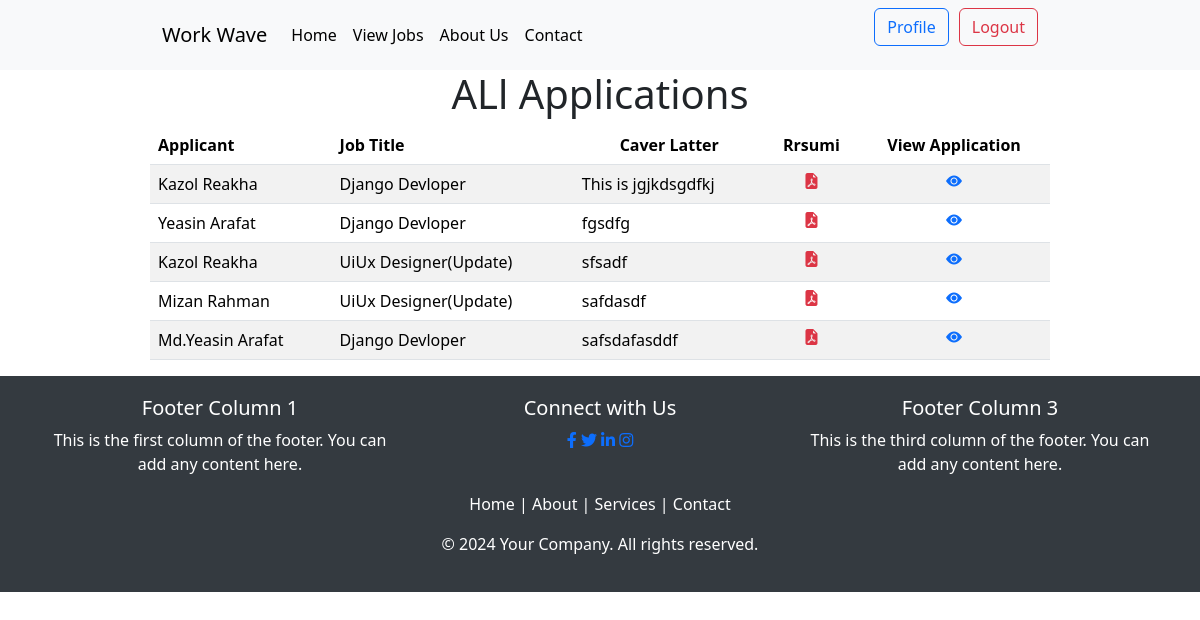
The page /accounts/applications (signed in) on the database its author committed.
### jobs/models.py (models this page shows, shortened)
class jobApplicationModel(models.Model):
    applicant = models.ForeignKey(User, on_delete=models.CASCADE)
    job_circular = models.ForeignKey(jobCircularModel, on_delete=models.CASCADE, )
    cover_letter = models.TextField(default=None)
    resume = models.FileField(upload_to="jobs/resume/", default=None)
    class Meta:
        verbose_name_plural = "Job Applications"

class jobCircularModel(models.Model):
    publisher = models.ForeignKey(User, on_delete=models.CASCADE)
    job_title = models.CharField(max_length=100)
    description = models.TextField()
    requirements = models.CharField(max_length=200)
    location = models.CharField(max_length=100)
    company_name = models.CharField(max_length=100)
    post_date = models.DateTimeField(auto_now_add=True)
    last_date = models.DateTimeField(auto_now_add=False)
    vacancy = models.IntegerField()
    salary = models.IntegerField()
    job_category = models.ManyToManyField(jobCategoryModel)
    class Meta:
        verbose_name_plural = "Job Circular"

### userProfile/views.py (the view)
# urls.py: path('applications',viewApplication, name="applications"),
@login_required
def viewApplication(request):
    all_applications = jobApplicationModel.objects.all()
    return render(request, "all_applications.html", {"all_applications":all_applications})

### userProfile/templates/all_applications.html
<link href="https://cdn.jsdelivr.net/npm/bootstrap-icons@1.8.1/font/bootstrap-icons.css" rel="stylesheet">
{% extends "base.html" %}
{% load static %}
{% block content %}
<div class="w-75 m-auto">
    <h1 class='text-center'>ALl Applications</h1>
    <table class="table table-striped">
        <thead>
            <tr>
                <th>Applicant</th>
                <th>Job Title</th>
                <th class='text-center'>Caver Latter</th>
                <th class='text-center'>Rrsumi</th>
                <th class='text-center'>View Application</th>
            </tr>
        </thead>
        <tbody>
            {% for application in all_applications %}
                <tr>
                    <td>{{application.applicant.first_name}} {{application.applicant.last_name}}</td>
                    <td>{{application.job_circular.job_title}}</td>
                    <td>{{application.cover_letter}}</td>
                    <td class='text-center'>
                        <a href="{{ application.resumi }}" target="_blank"><i class="bi bi-file-earmark-pdf-fill text-danger"></i></a>
                    </td>
                    <td class='text-center'>
                        <a href="{% url "view_application" application.applicant.id %}">
                        <i class="bi bi-eye-fill"></i>
                        </a>
                    </td>
                </tr>
            {% endfor %}
        </tbody>
    </table>
</div>
{% endblock %}

### rows shown on the page
jobApplicationModel: applicant.first_name "Kazol", applicant.last_name "Reakha", job_circular.job_title "Django Devloper", cover_letter "This is jgjkdsgdfkj"
jobApplicationModel: applicant.first_name "Yeasin", applicant.last_name "Arafat", job_circular.job_title "Django Devloper", cover_letter "fgsdfg"
jobApplicationModel: applicant.first_name "Kazol", applicant.last_name "Reakha", job_circular.job_title "UiUx Designer(Update)", cover_letter "sfsadf"
jobApplicationModel: applicant.first_name "Mizan", applicant.last_name "Rahman", job_circular.job_title "UiUx Designer(Update)", cover_letter "safdasdf"
jobApplicationModel: applicant.first_name "Md.Yeasin", applicant.last_name "Arafat", job_circular.job_title "Django Devloper", cover_letter "safsdafasddf"
